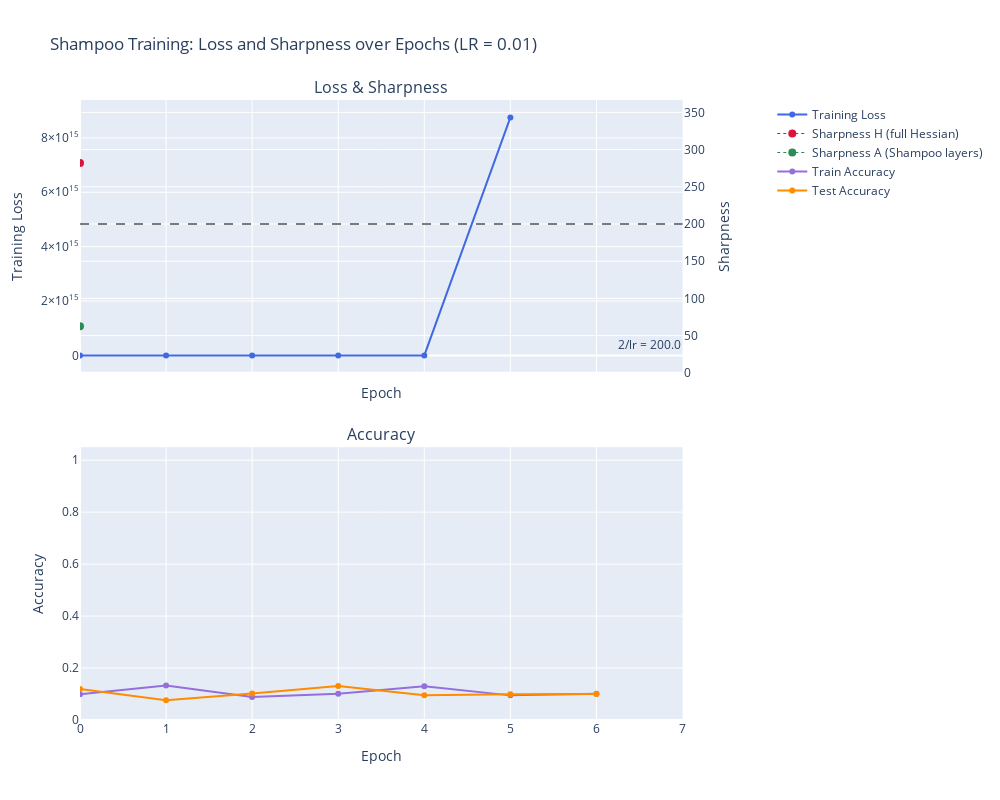
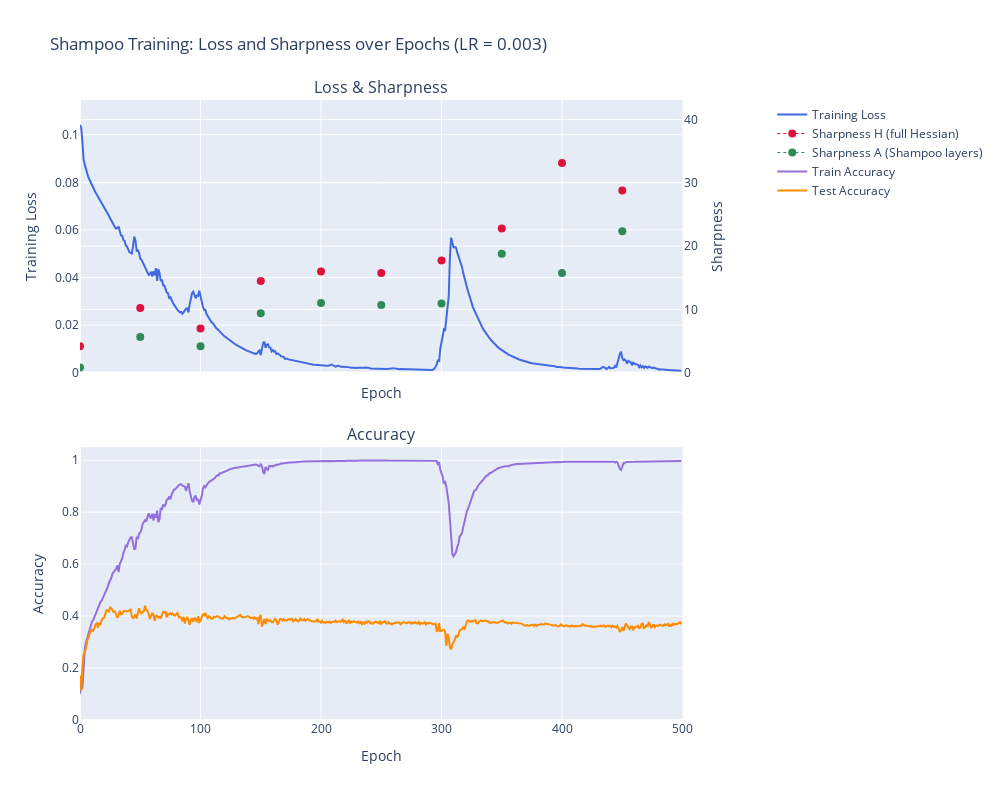
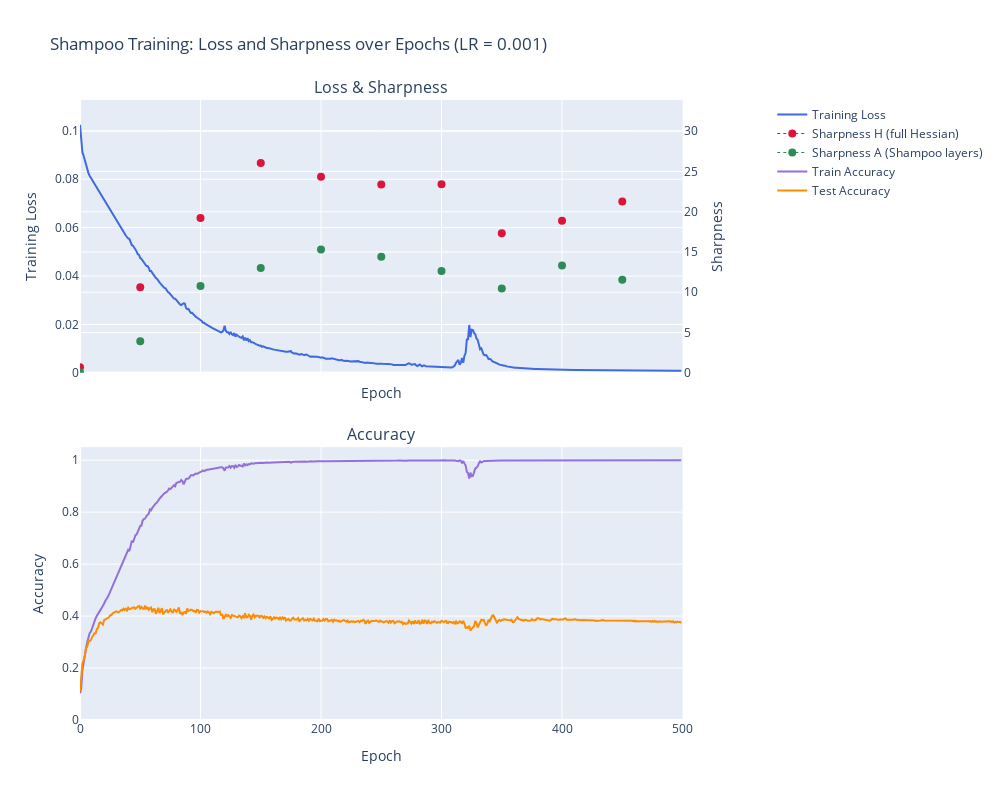
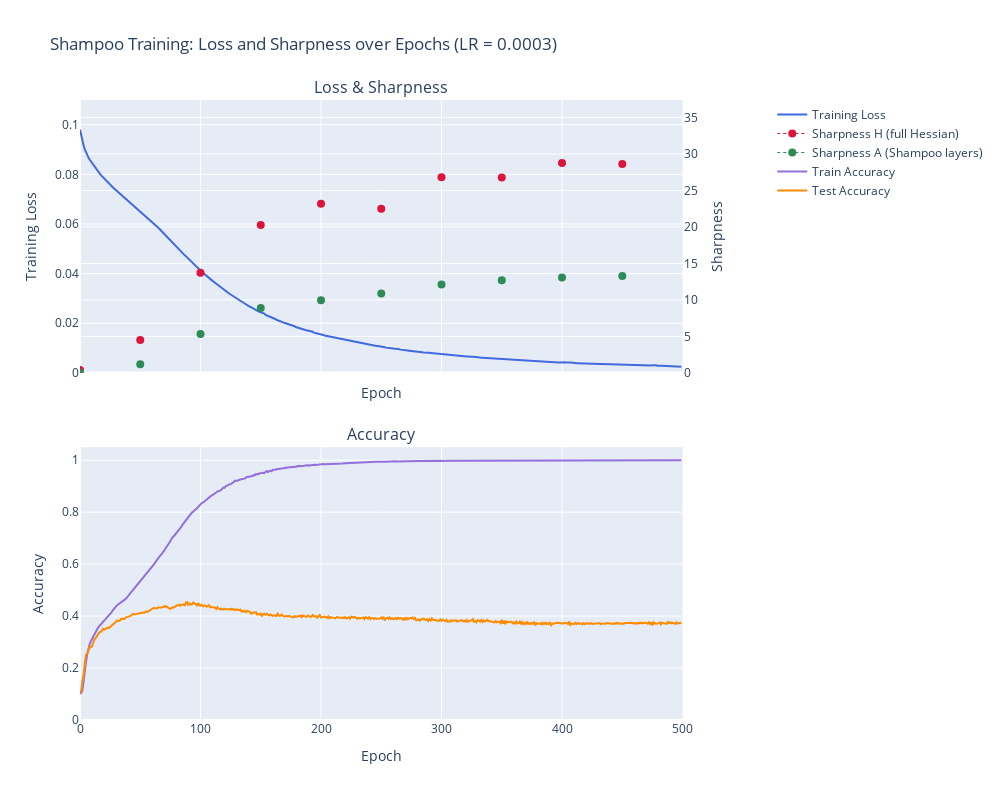

The notebook cell these images were saved under, in order:
### Code cell
for model_id in sorted(md['model_id'].unique()):
    plot_output_data(md, out, model_id=model_id)

### Figure 1 — Plotly figure (JSON) as saved in the notebook; plotly's stock layout.template omitted (floating-point values rounded to 4 significant figures)
{"data": [{"line": {"color": "royalblue", "width": 2}, "name": "Training Loss", "type": "scatter", "x": [0, 1, 2, 3, 4, 5, 6], "xaxis": "x", "y": [0.1033, 6.065, 1.618, 384.8, 390500.0, 8753000000000000.0, Infinity], "yaxis": "y"}, {"connectgaps": false, "line": {"color": "crimson", "dash": "dot", "width": 1}, "marker": {"color": "crimson", "size": 8}, "mode": "markers+lines", "name": "Sharpness H (full Hessian)", "type": "scatter", "x": [0, 1, 2, 3, 4, 5, 6], "xaxis": "x", "y": [282.1, NaN, NaN, NaN, NaN, NaN, NaN], "yaxis": "y2"}, {"connectgaps": false, "line": {"color": "seagreen", "dash": "dot", "width": 1}, "marker": {"color": "seagreen", "size": 8}, "mode": "markers+lines", "name": "Sharpness A (Shampoo layers)", "type": "scatter", "x": [0, 1, 2, 3, 4, 5, 6], "xaxis": "x", "y": [62.5, NaN, NaN, NaN, NaN, NaN, NaN], "yaxis": "y2"}, {"line": {"color": "mediumpurple", "width": 2}, "name": "Train Accuracy", "type": "scatter", "x": [0, 1, 2, 3, 4, 5, 6], "xaxis": "x2", "y": [0.0992, 0.1324, 0.089, 0.1008, 0.1296, 0.0948, 0.1006], "yaxis": "y3"}, {"line": {"color": "darkorange", "width": 2}, "name": "Test Accuracy", "type": "scatter", "x": [0, 1, 2, 3, 4, 5, 6], "xaxis": "x2", "y": [0.119, 0.076, 0.102, 0.131, 0.095, 0.099, 0.1], "yaxis": "y3"}], "layout": {"annotations": [{"font": {"size": 16}, "showarrow": false, "text": "Loss & Sharpness", "x": 0.47, "xanchor": "center", "xref": "paper", "y": 1, "yanchor": "bottom", "yref": "paper"}, {"font": {"size": 16}, "showarrow": false, "text": "Accuracy", "x": 0.47, "xanchor": "center", "xref": "paper", "y": 0.44, "yanchor": "bottom", "yref": "paper"}, {"showarrow": false, "text": "2/lr = 200.0", "x": 1, "xanchor": "right", "xref": "x domain", "y": 200, "yanchor": "bottom", "yref": "y"}], "height": 800, "legend": {"x": 1.08, "y": 1}, "margin": {"r": 200}, "shapes": [{"line": {"color": "black", "dash": "dash", "width": 1}, "type": "line", "x0": 0, "x1": 1, "xref": "x domain", "y0": 200, "y1": 200, "yref": "y2"}], "title": {"text": "Shampoo Training: Loss and Sharpness over Epochs (LR = 0.01)"}, "width": 1000, "xaxis": {"anchor": "y", "domain": [0, 0.94], "matches": "x2", "range": [0, 7], "showticklabels": false, "title": {"text": "Epoch"}, "type": "linear"}, "xaxis2": {"anchor": "y3", "domain": [0, 0.94], "range": [0, 7], "title": {"text": "Epoch"}, "type": "linear"}, "yaxis": {"anchor": "x", "autorange": "max", "domain": [0.56, 1], "range": [0, 9392396548504316], "title": {"text": "Training Loss"}, "type": "linear"}, "yaxis2": {"anchor": "x", "overlaying": "y", "range": [0, 366.7], "side": "right", "title": {"text": "Sharpness"}, "type": "linear"}, "yaxis3": {"anchor": "x2", "domain": [0, 0.44], "range": [0, 1.05], "title": {"text": "Accuracy"}, "type": "linear"}}}

### Figure 2 — Plotly figure (JSON) as saved in the notebook; plotly's stock layout.template omitted (floating-point values rounded to 4 significant figures; data arrays with more than 128 entries replaced by an {"elided": "..."} marker saying what was removed)
{"data": [{"line": {"color": "royalblue", "width": 2}, "name": "Training Loss", "type": "scatter", "x": {"elided": "500 int values"}, "xaxis": "x", "y": {"elided": "500 float values"}, "yaxis": "y"}, {"connectgaps": false, "line": {"color": "crimson", "dash": "dot", "width": 1}, "marker": {"color": "crimson", "size": 8}, "mode": "markers+lines", "name": "Sharpness H (full Hessian)", "type": "scatter", "x": {"elided": "500 int values"}, "xaxis": "x", "y": {"elided": "500 float values"}, "yaxis": "y2"}, {"connectgaps": false, "line": {"color": "seagreen", "dash": "dot", "width": 1}, "marker": {"color": "seagreen", "size": 8}, "mode": "markers+lines", "name": "Sharpness A (Shampoo layers)", "type": "scatter", "x": {"elided": "500 int values"}, "xaxis": "x", "y": {"elided": "500 float values"}, "yaxis": "y2"}, {"line": {"color": "mediumpurple", "width": 2}, "name": "Train Accuracy", "type": "scatter", "x": {"elided": "500 int values"}, "xaxis": "x2", "y": {"elided": "500 float values"}, "yaxis": "y3"}, {"line": {"color": "darkorange", "width": 2}, "name": "Test Accuracy", "type": "scatter", "x": {"elided": "500 int values"}, "xaxis": "x2", "y": {"elided": "500 float values"}, "yaxis": "y3"}], "layout": {"annotations": [{"font": {"size": 16}, "showarrow": false, "text": "Loss & Sharpness", "x": 0.47, "xanchor": "center", "xref": "paper", "y": 1, "yanchor": "bottom", "yref": "paper"}, {"font": {"size": 16}, "showarrow": false, "text": "Accuracy", "x": 0.47, "xanchor": "center", "xref": "paper", "y": 0.44, "yanchor": "bottom", "yref": "paper"}, {"showarrow": false, "text": "2/lr = 666.7", "x": 1, "xanchor": "right", "xref": "x domain", "y": 666.7, "yanchor": "bottom", "yref": "y"}], "height": 800, "legend": {"x": 1.08, "y": 1}, "margin": {"r": 200}, "shapes": [{"line": {"color": "black", "dash": "dash", "width": 1}, "type": "line", "x0": 0, "x1": 1, "xref": "x domain", "y0": 666.7, "y1": 666.7, "yref": "y2"}], "title": {"text": "Shampoo Training: Loss and Sharpness over Epochs (LR = 0.003)"}, "width": 1000, "xaxis": {"anchor": "y", "domain": [0, 0.94], "matches": "x2", "range": [0, 500], "showticklabels": false, "title": {"text": "Epoch"}, "type": "linear"}, "xaxis2": {"anchor": "y3", "domain": [0, 0.94], "range": [0, 500], "title": {"text": "Epoch"}, "type": "linear"}, "yaxis": {"anchor": "x", "domain": [0.56, 1], "range": [0, 0.1146], "title": {"text": "Training Loss"}, "type": "linear"}, "yaxis2": {"anchor": "x", "overlaying": "y", "range": [0, 43.08], "side": "right", "title": {"text": "Sharpness"}, "type": "linear"}, "yaxis3": {"anchor": "x2", "domain": [0, 0.44], "range": [0, 1.05], "title": {"text": "Accuracy"}, "type": "linear"}}}

### Figure 3 — Plotly figure (JSON) as saved in the notebook; plotly's stock layout.template omitted (floating-point values rounded to 4 significant figures; data arrays with more than 128 entries replaced by an {"elided": "..."} marker saying what was removed)
{"data": [{"line": {"color": "royalblue", "width": 2}, "name": "Training Loss", "type": "scatter", "x": {"elided": "500 int values"}, "xaxis": "x", "y": {"elided": "500 float values"}, "yaxis": "y"}, {"connectgaps": false, "line": {"color": "crimson", "dash": "dot", "width": 1}, "marker": {"color": "crimson", "size": 8}, "mode": "markers+lines", "name": "Sharpness H (full Hessian)", "type": "scatter", "x": {"elided": "500 int values"}, "xaxis": "x", "y": {"elided": "500 float values"}, "yaxis": "y2"}, {"connectgaps": false, "line": {"color": "seagreen", "dash": "dot", "width": 1}, "marker": {"color": "seagreen", "size": 8}, "mode": "markers+lines", "name": "Sharpness A (Shampoo layers)", "type": "scatter", "x": {"elided": "500 int values"}, "xaxis": "x", "y": {"elided": "500 float values"}, "yaxis": "y2"}, {"line": {"color": "mediumpurple", "width": 2}, "name": "Train Accuracy", "type": "scatter", "x": {"elided": "500 int values"}, "xaxis": "x2", "y": {"elided": "500 float values"}, "yaxis": "y3"}, {"line": {"color": "darkorange", "width": 2}, "name": "Test Accuracy", "type": "scatter", "x": {"elided": "500 int values"}, "xaxis": "x2", "y": {"elided": "500 float values"}, "yaxis": "y3"}], "layout": {"annotations": [{"font": {"size": 16}, "showarrow": false, "text": "Loss & Sharpness", "x": 0.47, "xanchor": "center", "xref": "paper", "y": 1, "yanchor": "bottom", "yref": "paper"}, {"font": {"size": 16}, "showarrow": false, "text": "Accuracy", "x": 0.47, "xanchor": "center", "xref": "paper", "y": 0.44, "yanchor": "bottom", "yref": "paper"}, {"showarrow": false, "text": "2/lr = 2000.0", "x": 1, "xanchor": "right", "xref": "x domain", "y": 2000, "yanchor": "bottom", "yref": "y"}], "height": 800, "legend": {"x": 1.08, "y": 1}, "margin": {"r": 200}, "shapes": [{"line": {"color": "black", "dash": "dash", "width": 1}, "type": "line", "x0": 0, "x1": 1, "xref": "x domain", "y0": 2000, "y1": 2000, "yref": "y2"}], "title": {"text": "Shampoo Training: Loss and Sharpness over Epochs (LR = 0.001)"}, "width": 1000, "xaxis": {"anchor": "y", "domain": [0, 0.94], "matches": "x2", "range": [0, 500], "showticklabels": false, "title": {"text": "Epoch"}, "type": "linear"}, "xaxis2": {"anchor": "y3", "domain": [0, 0.94], "range": [0, 500], "title": {"text": "Epoch"}, "type": "linear"}, "yaxis": {"anchor": "x", "domain": [0.56, 1], "range": [0, 0.1128], "title": {"text": "Training Loss"}, "type": "linear"}, "yaxis2": {"anchor": "x", "overlaying": "y", "range": [0, 33.88], "side": "right", "title": {"text": "Sharpness"}, "type": "linear"}, "yaxis3": {"anchor": "x2", "domain": [0, 0.44], "range": [0, 1.05], "title": {"text": "Accuracy"}, "type": "linear"}}}

### Figure 4 — Plotly figure (JSON) as saved in the notebook; plotly's stock layout.template omitted (floating-point values rounded to 4 significant figures; data arrays with more than 128 entries replaced by an {"elided": "..."} marker saying what was removed)
{"data": [{"line": {"color": "royalblue", "width": 2}, "name": "Training Loss", "type": "scatter", "x": {"elided": "500 int values"}, "xaxis": "x", "y": {"elided": "500 float values"}, "yaxis": "y"}, {"connectgaps": false, "line": {"color": "crimson", "dash": "dot", "width": 1}, "marker": {"color": "crimson", "size": 8}, "mode": "markers+lines", "name": "Sharpness H (full Hessian)", "type": "scatter", "x": {"elided": "500 int values"}, "xaxis": "x", "y": {"elided": "500 float values"}, "yaxis": "y2"}, {"connectgaps": false, "line": {"color": "seagreen", "dash": "dot", "width": 1}, "marker": {"color": "seagreen", "size": 8}, "mode": "markers+lines", "name": "Sharpness A (Shampoo layers)", "type": "scatter", "x": {"elided": "500 int values"}, "xaxis": "x", "y": {"elided": "500 float values"}, "yaxis": "y2"}, {"line": {"color": "mediumpurple", "width": 2}, "name": "Train Accuracy", "type": "scatter", "x": {"elided": "500 int values"}, "xaxis": "x2", "y": {"elided": "500 float values"}, "yaxis": "y3"}, {"line": {"color": "darkorange", "width": 2}, "name": "Test Accuracy", "type": "scatter", "x": {"elided": "500 int values"}, "xaxis": "x2", "y": {"elided": "500 float values"}, "yaxis": "y3"}], "layout": {"annotations": [{"font": {"size": 16}, "showarrow": false, "text": "Loss & Sharpness", "x": 0.47, "xanchor": "center", "xref": "paper", "y": 1, "yanchor": "bottom", "yref": "paper"}, {"font": {"size": 16}, "showarrow": false, "text": "Accuracy", "x": 0.47, "xanchor": "center", "xref": "paper", "y": 0.44, "yanchor": "bottom", "yref": "paper"}, {"showarrow": false, "text": "2/lr = 6666.7", "x": 1, "xanchor": "right", "xref": "x domain", "y": 6667.0, "yanchor": "bottom", "yref": "y"}], "height": 800, "legend": {"x": 1.08, "y": 1}, "margin": {"r": 200}, "shapes": [{"line": {"color": "black", "dash": "dash", "width": 1}, "type": "line", "x0": 0, "x1": 1, "xref": "x domain", "y0": 6667.0, "y1": 6667.0, "yref": "y2"}], "title": {"text": "Shampoo Training: Loss and Sharpness over Epochs (LR = 0.0003)"}, "width": 1000, "xaxis": {"anchor": "y", "domain": [0, 0.94], "matches": "x2", "range": [0, 500], "showticklabels": false, "title": {"text": "Epoch"}, "type": "linear"}, "xaxis2": {"anchor": "y3", "domain": [0, 0.94], "range": [0, 500], "title": {"text": "Epoch"}, "type": "linear"}, "yaxis": {"anchor": "x", "domain": [0.56, 1], "range": [0, 0.11], "title": {"text": "Training Loss"}, "type": "linear"}, "yaxis2": {"anchor": "x", "overlaying": "y", "range": [0, 37.4], "side": "right", "title": {"text": "Sharpness"}, "type": "linear"}, "yaxis3": {"anchor": "x2", "domain": [0, 0.44], "range": [0, 1.05], "title": {"text": "Accuracy"}, "type": "linear"}}}
